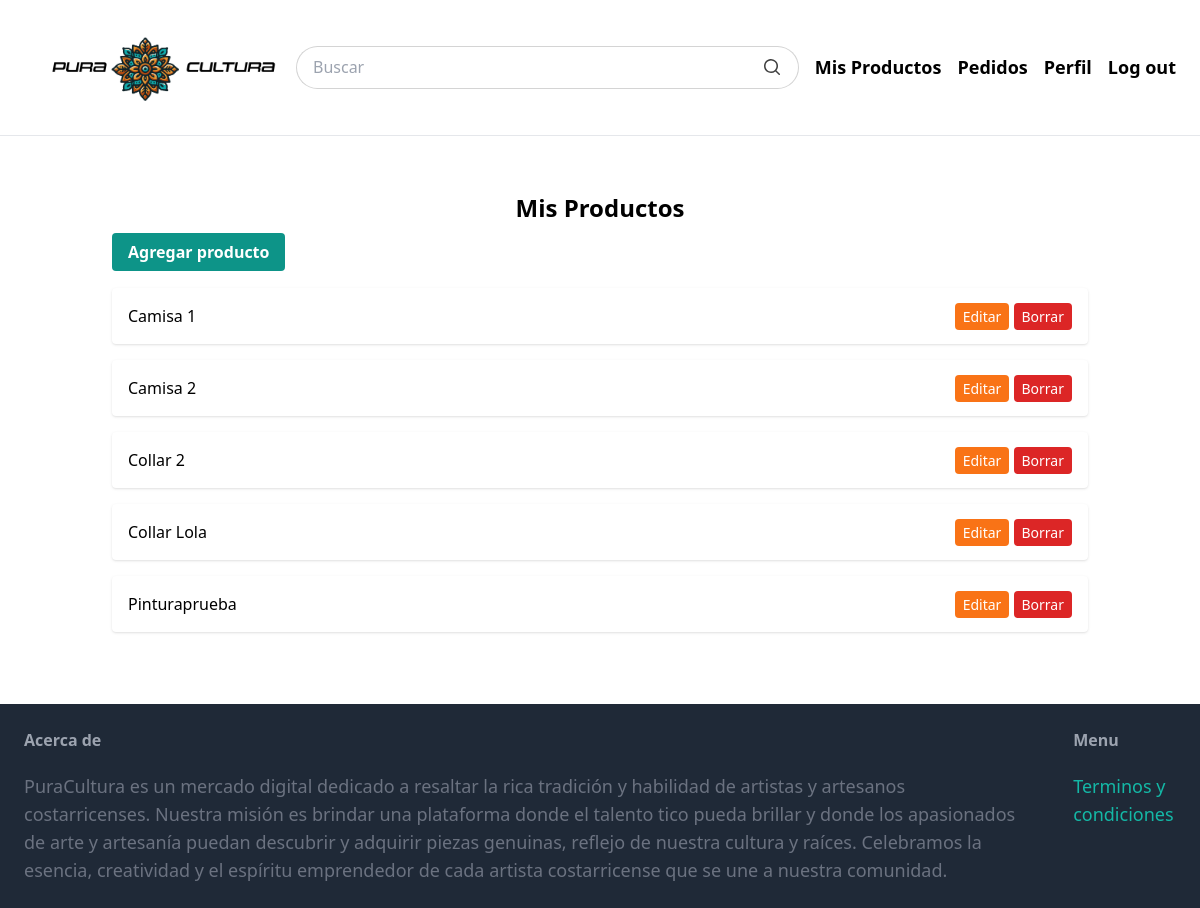
The page /items/dashboard/ (signed in) on the database as committed earlier.
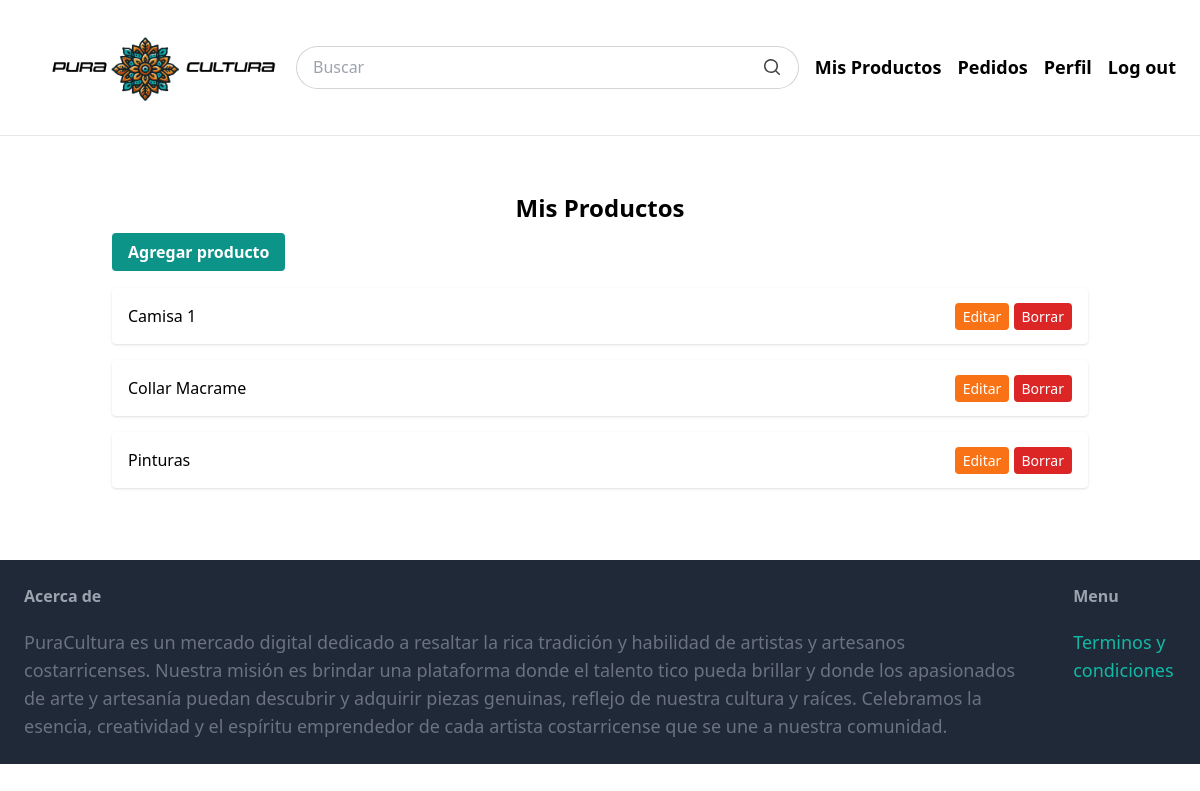
The same page on the database as committed later.
### item/models.py (models this page shows, shortened)
class Item(models.Model):
    category = models.ForeignKey(Category, related_name='items', on_delete=models.CASCADE, verbose_name='Categoría')
    name = models.CharField(max_length=255, verbose_name='Nombre')
    description = models.TextField(blank=True, null=True, verbose_name='Descripción')
    price = models.FloatField(verbose_name='Precio')
    image = models.ImageField(upload_to='item_images', blank=True, null=True, verbose_name='Imagen')
    created_by = models.ForeignKey(settings.AUTH_USER_MODEL, related_name='items', on_delete=models.CASCADE, verbose_name='Creado por')
    created_at = models.DateTimeField(auto_now_add=True, verbose_name='Creado en')
    stock = models.PositiveIntegerField(default=1, verbose_name='Inventario')
    class Meta:
        ordering = ('name',)

### item/views.py (the view)
# urls.py: path('dashboard/', views.dashboard, name='dashboard'),
@login_required
def dashboard(request):
    if not request.user.vendedor:
        return redirect('core:home')
    items = Item.objects.filter(created_by=request.user)
    return render(request, 'item/dashboard.html', {'items': items})

### item/cart.py (called while the page is built)
    def __len__(self):
        return sum(item['quantity'] for item in self.cart.values())

### item/context_processors.py (called while the page is built)
def cart_item_count(request):
    return {'cart_item_count': len(Cart(request))}

### item/templates/item/dashboard.html (shortened to what this page needs)
{% extends 'core/base.html' %}
{% block content %}
<div class="container mx-auto px-6 py-8">
    <h1 class="text-2xl font-bold mb-4 text-center">Mis Productos</h1>
    <a href="{% url 'item:new' %}" class="bg-teal-600 hover:bg-teal-800 text-white font-bold py-2 px-4 rounded">Agregar producto</a>
    {% if items %}
        <div class="mt-6">
            {% for item in items %}
            <div class="flex justify-between p-4 mb-4 bg-white rounded shadow">
                <div>{{ item.name }}</div>
                <div>
                    <a href="{% url 'item:edit' pk=item.pk %}" class="text-sm bg-orange-500 hover:bg-yellow-700 text-white py-1 px-2 rounded">Editar</a>
                    <a href="{% url 'item:delete' pk=item.pk %}" class="text-sm bg-red-600 hover:bg-red-700 text-white py-1 px-2 rounded">Borrar</a>
                </div>
            </div>
            {% endfor %}
        </div>
    {% else %}
        <p class="mt-4">No tienes productos empieza por agregar uno.</p>
    {% endif %}
</div>
{% endblock %}

Rows that differ between the two databases and show on the page:
removed Item: name "Camisa 2"
removed Item: name "Collar 2"
removed Item: name "Collar Lola"
removed Item: name "Pinturaprueba"
added Item: name "Collar Macrame"
added Item: name "Pinturas"
